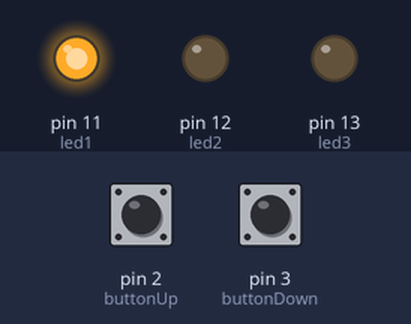
Recording of a sketch running on a simulated Arduino Uno, built with avr-gcc and run on an emulated ATmega328P. Parts: output pins drawn as LEDs (lit = HIGH). Dashed ring = blinking. Inputs (shaded band) come from the test bench; at power-on: pin 2 (buttonUp) HIGH, pin 3 (buttonDown) HIGH.

Above: at 1.2 s.
1.3 s: pin 2 (buttonUp) pulled LOW for 3.2 s
At 5.3 s:
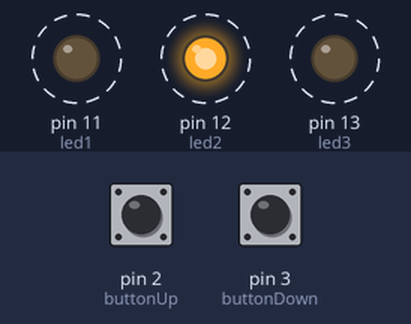
6.0 s: pin 2 (buttonUp) pulled LOW for 0.15 s
At 7.7 s:
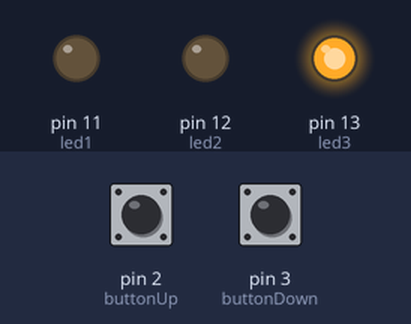
8.0 s: pin 2 (buttonUp) pulled LOW for 1 s
At 9.7 s:
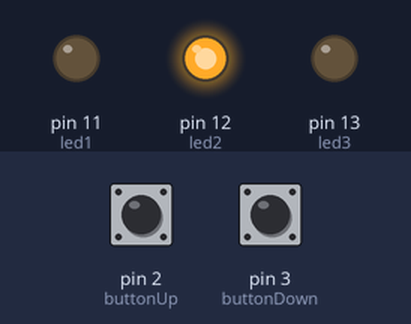
Timing chart, 0 to 11.2 s (numbered marks = the images above; inputs shaded):
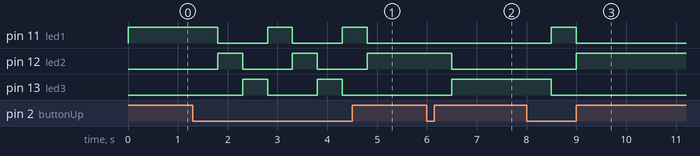

Measured:
- after the input at 1.3 s, pin 11 (led1), pin 12 (led2): alternates HIGH for 0.50 s and LOW for 1.0 s, starting after 0.50 s; pin 13 (led3): alternates HIGH for 0.50 s and LOW for 1.0 s, starting after 1.0 s
- after the input at 6.0 s, pin 12 (led2): HIGH → LOW after 0.50 s; pin 13 (led3): LOW → HIGH after 0.50 s
- after the input at 8.0 s, pin 11 (led1): LOW → HIGH after 0.50 s, → LOW 0.50 s later; pin 12 (led2): LOW → HIGH after 1.0 s; pin 13 (led3): HIGH → LOW after 0.50 s

The sketch:

arduino_3_led_2_pulsanti.ino
```cpp
/* In questo esempio mostreremo come selezionare
il led da accendere con due pulsanti Up e Down */

// www.ProgettiArduino.com

// Definizione dei pin
int led1 = 11;
int led2 = 12;
int led3 = 13;

int buttonUp = 2;
int buttonDown = 3;

// Definizione delle variabili
int led = 1;  // led da accendere

void setup () {
  // Impostazione dei pin come uscite
  pinMode (led1, OUTPUT);
  pinMode (led2, OUTPUT);
  pinMode (led3, OUTPUT);
  // Impostazione dei pin come ingressi
  pinMode (buttonUp, INPUT);
  pinMode (buttonDown, INPUT);
  // Abilitazione delle resistenze di PullUp interne sugli ingressi
  digitalWrite (buttonUp, HIGH);
  digitalWrite (buttonDown, HIGH);
}

void loop () {

  if (digitalRead (buttonUp) == 0){   //se il pulsante è premuto
    led++;       // Incrementa la variabile led
    if (led>3) {   // Se la variabile supera il valore 3
      led=1;       // Riporta la variabile a 1
    }
    delay (500);   // Pausa per antirimbalzo
  }

   if (digitalRead (buttonDown) == 0){   //se il pulsante è premuto
    led--;         // Decrementa la variabile led
    if (led<1) {   // Se la variabile è inferiore al valore 1
      led=3;       // Riporta la variabile a 3
    }
    delay (500);   // Pausa per antirimbalzo
   }

   if (led==1) {
    digitalWrite (led1, HIGH);   // Accendi il led1
    digitalWrite (led2, LOW);    // Spegni il led2
    digitalWrite (led3, LOW);    // Spegni il led3
   }

   if (led==2) {
    digitalWrite (led1, LOW);    // Spegni il led1
    digitalWrite (led2, HIGH);   // Accendi il led2
    digitalWrite (led3, LOW);    // Spegni il led3
   }

   if (led==3) {
    digitalWrite (led1, LOW);    // Spegni il led1
    digitalWrite (led2, LOW);    // Spegni il led2
    digitalWrite (led3, HIGH);   // Accendi il led3
   }
}
```
